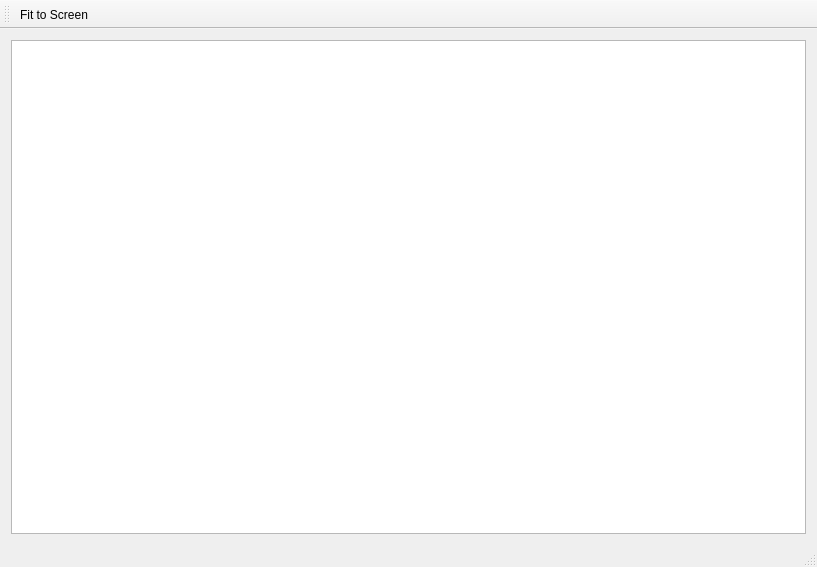
<?xml version="1.0" encoding="UTF-8"?>
<ui version="4.0">
 <class>MainWindow</class>
 <widget class="QMainWindow" name="MainWindow">
  <property name="geometry">
   <rect>
    <x>0</x>
    <y>0</y>
    <width>817</width>
    <height>567</height>
   </rect>
  </property>
  <property name="windowTitle">
   <string>MainWindow</string>
  </property>
  <widget class="QWidget" name="centralWidget">
   <layout class="QVBoxLayout" name="verticalLayout">
    <item>
     <widget class="QGraphicsViewEc" name="graphicsView">
      <property name="renderHints">
       <set>QPainter::Antialiasing|QPainter::SmoothPixmapTransform|QPainter::TextAntialiasing</set>
      </property>
      <property name="dragMode">
       <enum>QGraphicsView::ScrollHandDrag</enum>
      </property>
     </widget>
    </item>
   </layout>
  </widget>
  <widget class="QMenuBar" name="menuBar">
   <property name="geometry">
    <rect>
     <x>0</x>
     <y>0</y>
     <width>817</width>
     <height>25</height>
    </rect>
   </property>
  </widget>
  <widget class="QToolBar" name="mainToolBar">
   <attribute name="toolBarArea">
    <enum>TopToolBarArea</enum>
   </attribute>
   <attribute name="toolBarBreak">
    <bool>false</bool>
   </attribute>
   <addaction name="actionFit_to_Screen"/>
  </widget>
  <widget class="QStatusBar" name="statusBar"/>
  <action name="actionFit_to_Screen">
   <property name="text">
    <string>Fit to Screen</string>
   </property>
  </action>
 </widget>
 <layoutdefault spacing="6" margin="11"/>
 <customwidgets>
  <customwidget>
   <class>QGraphicsViewEc</class>
   <extends>QGraphicsView</extends>
   <header>QGraphicsViewEc.h</header>
  </customwidget>
 </customwidgets>
 <resources/>
 <connections/>
</ui>
